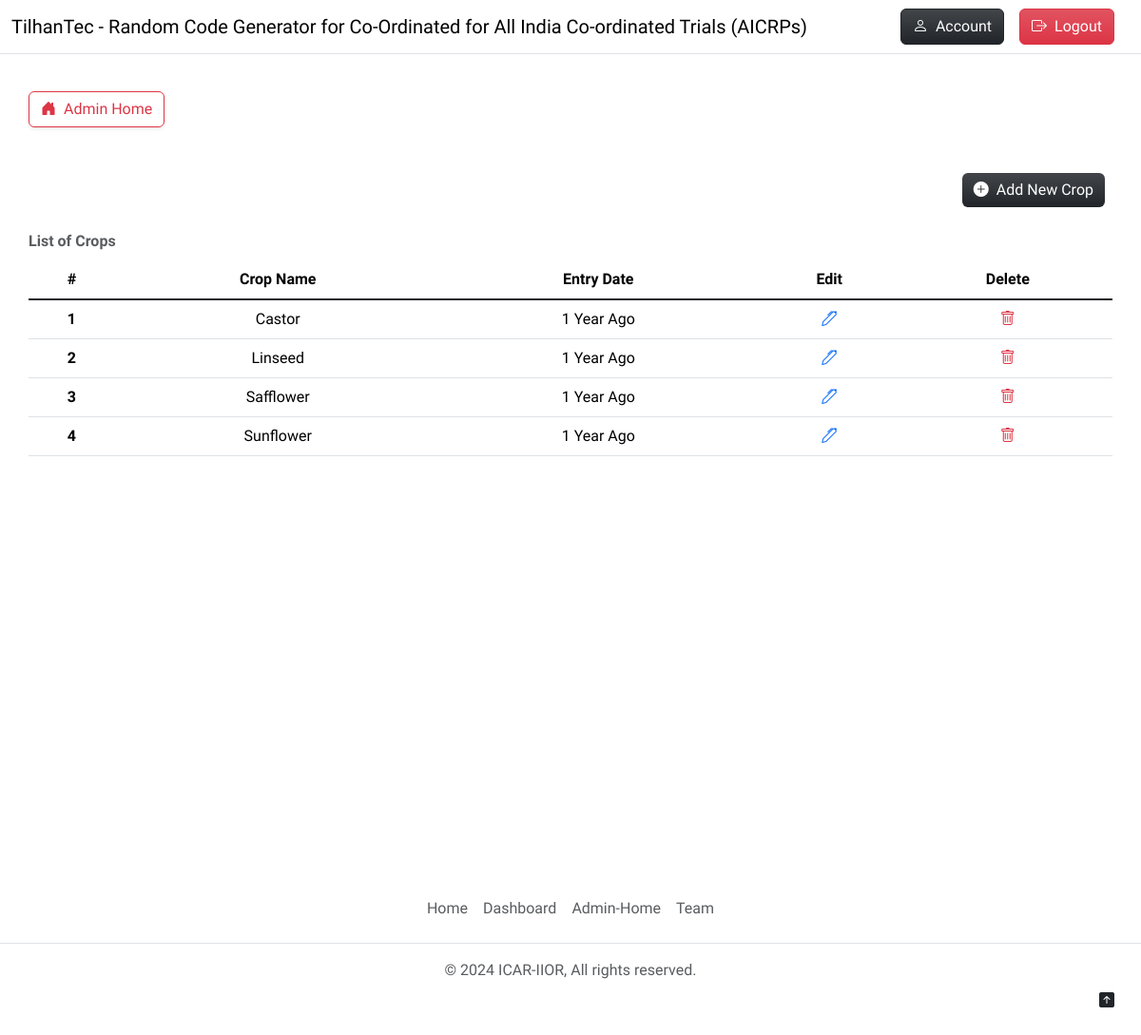
Page /admin-crops (signed in) on the committed database.
### app.py (models this page shows, shortened)
class BaseModel(db.Model):
    __abstract__ = True
    id = db.Column(db.Integer, primary_key=True)
    name = db.Column(db.String(100), unique=True, nullable=False)
    dateCreated = db.Column(db.DateTime, default=datetime.utcnow)
    def days_ago(self):
        today = datetime.utcnow().date()
        created_date = self.dateCreated.date()
        years_diff = today.year - created_date.year
        months_diff = today.month - created_date.month
        days_diff = today.day - created_date.day
        if years_diff > 0:
            return f"{years_diff} {'Year' if years_diff == 1 else 'Years'} Ago"
        elif months_diff > 0:
            return f"{months_diff} {'Month' if months_diff == 1 else 'Months'} Ago"
        elif days_diff > 1:
            return f"{days_diff} Days Ago"
        elif days_diff == 1:
            return "Yesterday"
        else:
            return "Today"

class Crops(BaseModel):
    __tablename__ = 'crops'

### app.py (the view, shortened to what this page needs)
@app.route("/admin-crops", methods = ['GET', 'POST'])
@login_required
@role_required(["Admin"])
def adminCrops():
    allCrops = Crops.query.order_by(Crops.name.asc()).all()
    return render_template('adminCrops.html', pageTitle = "Admin - Crops", allCrops = allCrops)

### app.py (called while the page is built)
@login_manager.user_loader
def load_user(id):
    return Users.query.get(int(id))

def role_required(required_roles):
    def decorator(func):
        @wraps(func)
        def decorated_function(*args, **kwargs):
            if not current_user.is_authenticated:
                flash('Please log in to access this page.', 'error')
                return redirect(url_for('login'))
            if current_user.designation not in required_roles:
                flash('You do not have permission to access this page.', 'error')
                return redirect(url_for('home'))
            return func(*args, **kwargs)
        return decorated_function
    return decorator

### templates/adminCrops.html (shortened to what this page needs)
{% extends 'layout.html' %}
{% block mainBody %}
    <div class="mb-5">
        <div class="my-2">
            <a class="btn btn-outline-danger bg-gradient shadow-sm" href="/admin-home" role="button">
                <i class="bi bi-house-door-fill pe-2"></i>Admin Home
            </a>
        </div>
    </div>
    <div class="d-grid gap-2 d-md-flex justify-content-md-end mb-3">
        <button type="button" class="btn btn-dark bg-gradient border-0 me-md-2" data-bs-toggle="modal" data-bs-target="#addNewCrop">
            <i class="bi bi-plus-circle-fill me-2"></i>Add New Crop
        </button>
    </div>
    <div class="table-responsive mb-3 text-center">
        <table class="table table-hover caption-top">
            <caption class="fw-bold">List of Crops</caption>
            <thead>
                <tr>
                    <th scope="col">#</th>
                    <th scope="col">Crop Name</th>
                    <th scope="col">Entry Date</th>
                    <th scope="col">Edit</th>
                    <th scope="col">Delete</th>
                </tr>
            </thead>
            <tbody class="table-group-divider">
                {% if allCrops %}
                    {% for eachCrop in allCrops %}
                        <tr>
                            <th scope="row">{{loop.index}}</th>
                            <td>{{eachCrop.name}}</td>
                            <td title="{{eachCrop.dateCreated.strftime('%d-%m-%Y, %H:%M:%S')}}">{{eachCrop.days_ago()}}</td>
                            <td><a href="/admin-crops-update/{{eachCrop.id}}" data-bs-toggle="modal" data-bs-target="#updateCrop{{eachCrop.id}}"><i class="bi bi-pen"></i></a></td>
                            <td><a href="/admin-crops-delete/{{eachCrop.id}}" role="button"><i class="bi bi-trash text-danger"></i></a></td>
                        </tr>
                    {% endfor %}
                {% else %}
                    <tr>
                        <td colspan="5" class="text-center text-danger">No Crops Added. Use the Above Button to Add Crops.</td>
                    </tr>
                {% endif %}
            </tbody>
        </table>
    </div>
{% endblock mainBody %}

### templates/layout.html (style rules this page uses)
body { font-family: 'Work Sans', sans-serif; min-height: 100vh; padding-top: 4.5rem; }
a { text-decoration: none; }

### rows in the picture
Crops: name "Castor", days_ago "1 Year Ago"
Crops: name "Linseed", days_ago "1 Year Ago"
Crops: name "Safflower", days_ago "1 Year Ago"
Crops: name "Sunflower", days_ago "1 Year Ago"
